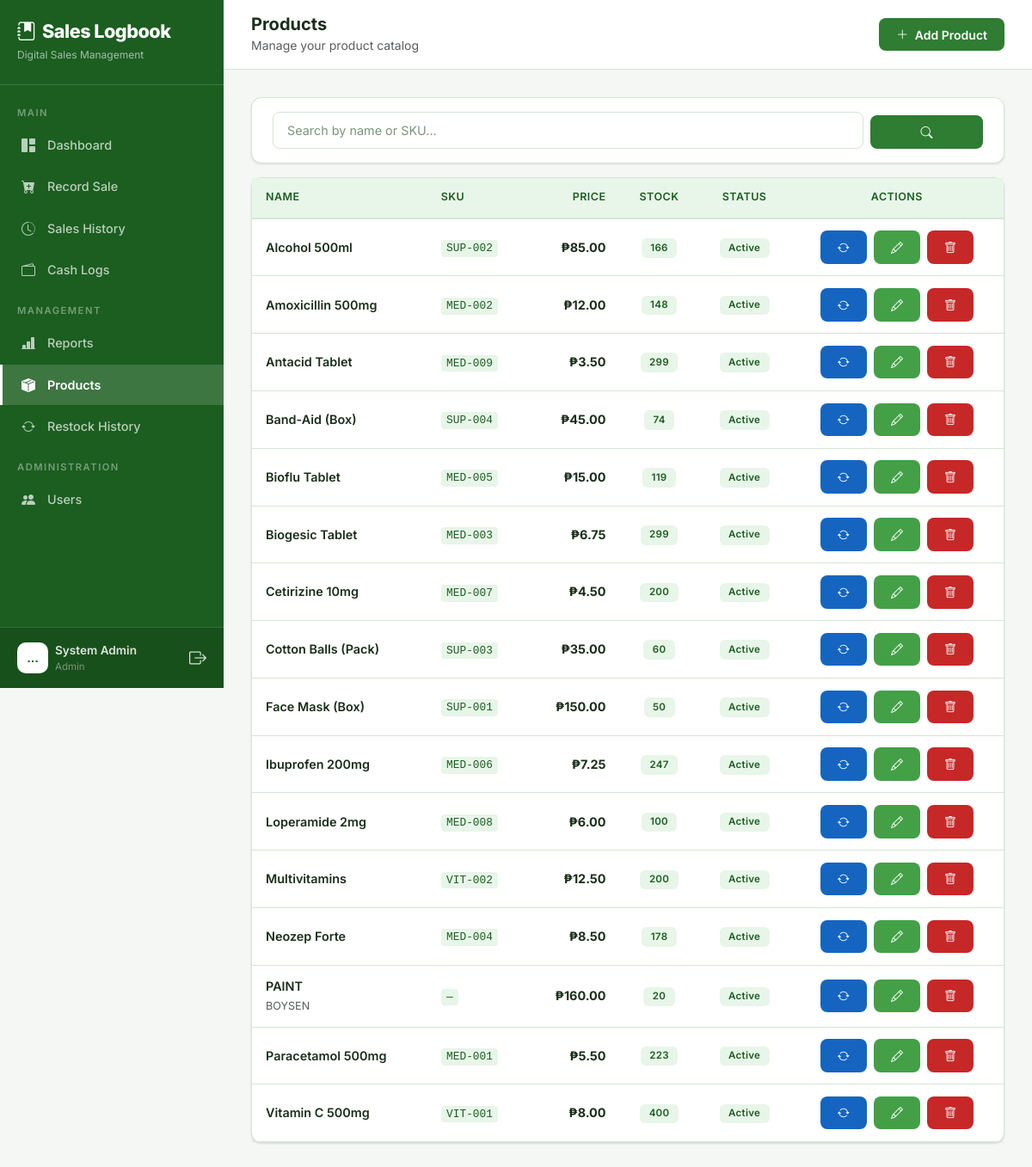
/products/ (signed in), run on an earlier commit of the app's database.
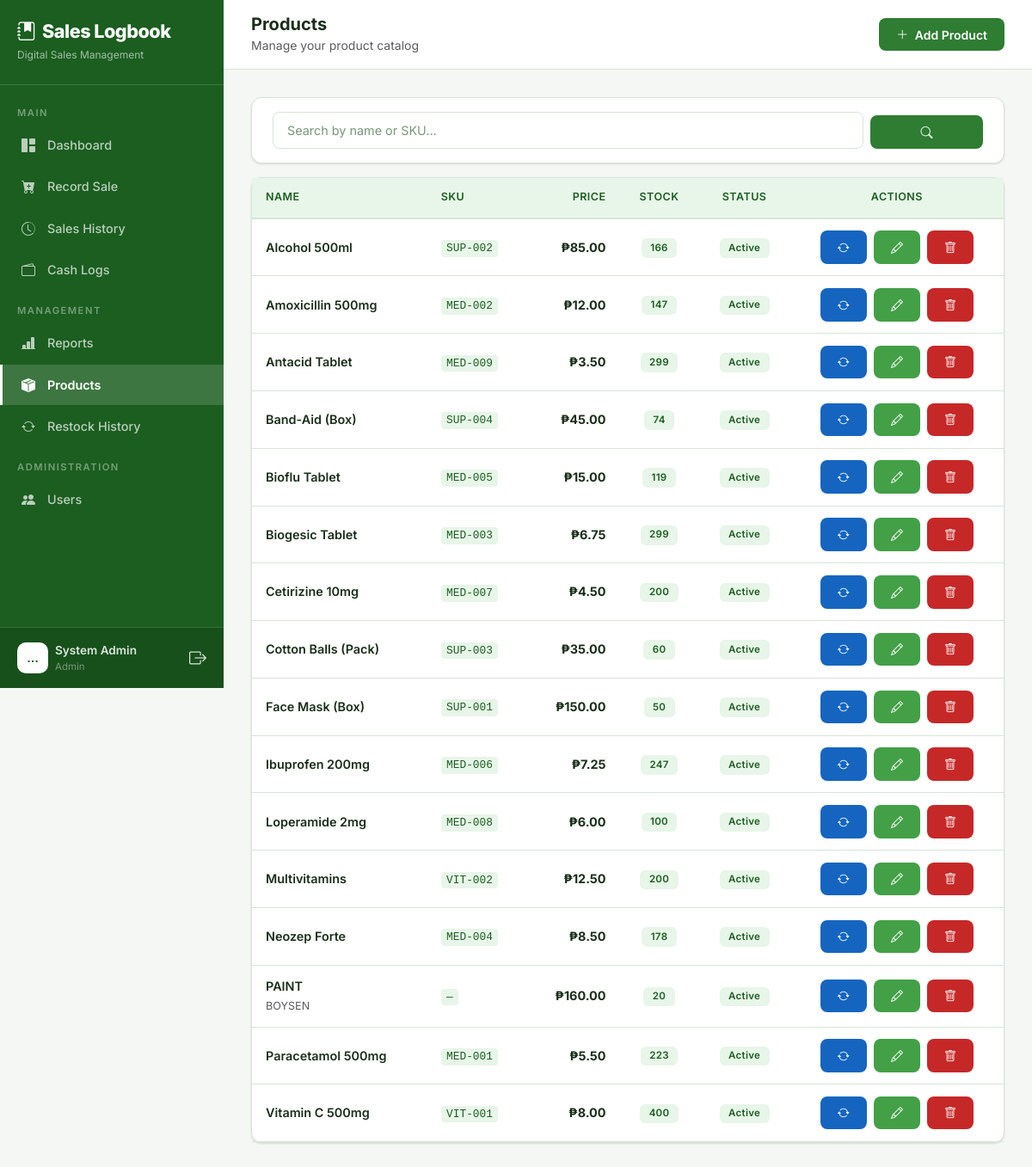
And on a later commit of the database.
### core/models.py (models this page shows, shortened)
class Product(models.Model):
    name = models.CharField(max_length=200)
    category = models.ForeignKey(Category, on_delete=models.SET_NULL, null=True, blank=True, related_name='products')
    description = models.TextField(blank=True, null=True)
    price = models.DecimalField(max_digits=12, decimal_places=2)
    stock = models.PositiveIntegerField(default=0, help_text="Current stock quantity")
    sku = models.CharField(max_length=50, blank=True, null=True, unique=True, verbose_name="SKU")
    is_active = models.BooleanField(default=True)
    created_at = models.DateTimeField(auto_now_add=True)
    updated_at = models.DateTimeField(auto_now=True)
    class Meta:
        ordering = ['category', 'name']

### core/views.py (the view)
# urls.py: path('products/', views.product_list, name='product_list'),
@login_required
@role_required('admin', 'manager')
def product_list(request):
    products = Product.objects.all()
    search = request.GET.get('search', '').strip()
    if search:
        products = products.filter(Q(name__icontains=search) | Q(sku__icontains=search))
    paginator = Paginator(products, 20)
    page = request.GET.get('page', 1)
    products = paginator.get_page(page)
    return render(request, 'core/product_list.html', {'products': products, 'search': search})

### core/templates/core/product_list.html (shortened to what the changed rows need)
{% extends "core/base.html" %}
{% load static %}
{% block body %}
<div class="main-content">
    <div class="page-content fade-in">
        <div class="card">
            <div class="card-body p-0">
                {% if products %}
                <div class="table-responsive">
                    <table class="table table-hover mb-0">
                        <thead>
                            <tr>
                                <th>Name</th>
                                <th>SKU</th>
                                <th class="text-end">Price</th>
                                <th class="text-center">Stock</th>
                                <th class="text-center">Status</th>
                                <th class="text-center">Actions</th>
                            </tr>
                        </thead>
                        <tbody>
                            {% for product in products %}
                            <tr>
                                <td>
                                    <div class="fw-semibold">{{ product.name }}</div>
                                </td>
                                <td><code>{{ product.sku|default:"—" }}</code></td>
                                <td class="text-end fw-bold">₱{{ product.price|floatformat:2 }}</td>
                                <td class="text-center">
                                    {% if product.stock <= 5 and product.stock > 0 %}
                                    <span class="badge bg-warning bg-opacity-25 text-warning">{{ product.stock }}</span>
                                    {% elif product.stock == 0 %}
                                    <span class="badge bg-danger bg-opacity-25 text-danger">Out of stock</span>
                                    {% else %}
                                    <span class="badge bg-success bg-opacity-25 text-success">{{ product.stock }}</span>
                                    {% endif %}
                                </td>
                                <td class="text-center">
                                    {% if product.is_active %}
                                    <span class="badge bg-success bg-opacity-25 text-success">Active</span>
                                    {% else %}
                                    <span class="badge bg-secondary bg-opacity-25 text-secondary">Inactive</span>
                                    {% endif %}
                                </td>
                                <td class="text-center">
                                    <a href="{% url 'restock_create' %}?product={{ product.pk }}" class="btn btn-sm btn-info text-white me-1" title="Restock">
                                        <i class="bi bi-arrow-repeat"></i>
                                    </a>
                                    <a href="{% url 'product_edit' product.pk %}" class="btn btn-sm btn-warning me-1" title="Edit">
                                        <i class="bi bi-pencil"></i>
                                    </a>
                                    {% if request.user.role == 'admin' %}
                                    <a href="{% url 'product_delete' product.pk %}" class="btn btn-sm btn-danger" title="Delete">
                                        <i class="bi bi-trash"></i>
                                    </a>
                                    {% endif %}
                                </td>
                            </tr>
                            {% endfor %}
                        </tbody>
                    </table>
                </div>
                {% else %}
                <div class="empty-state">
                    <i class="bi bi-box-seam"></i>
                    <p>No products found. <a href="{% url 'product_create' %}">Add your first product!</a></p>
                </div>
                {% endif %}
            </div>
        </div>
    </div>
</div>
{% endblock %}

What changed in the data, as far as the page shows it:
changed Product "Amoxicillin 500mg": stock "148" → "147"
